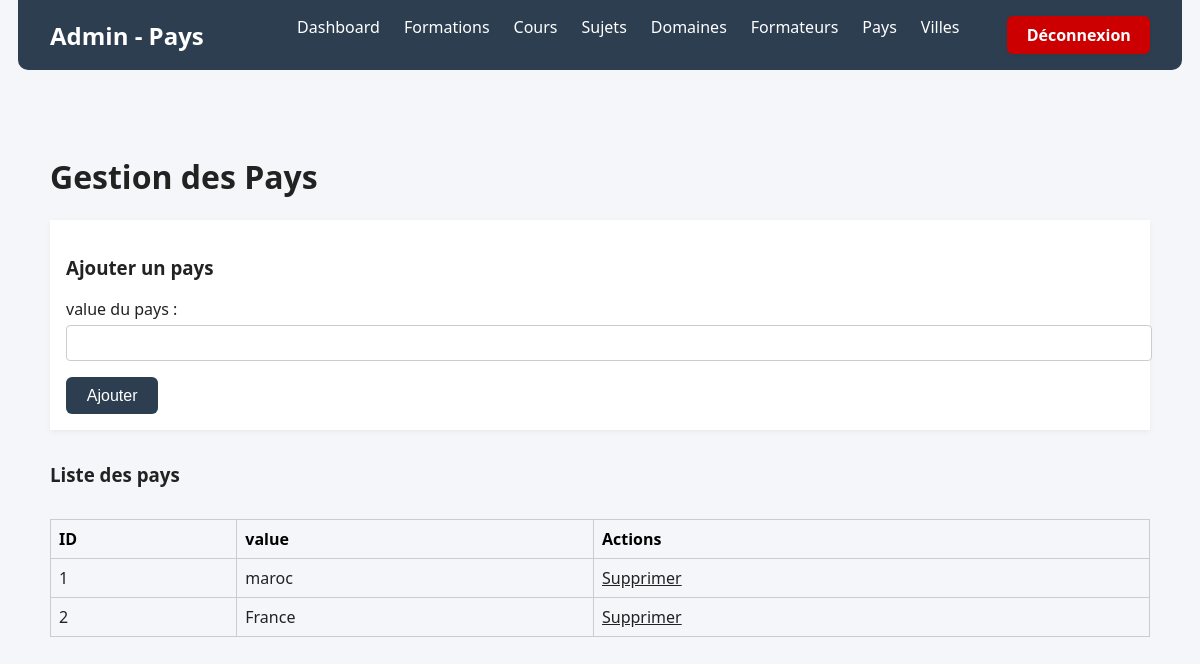
The page /admin/pays.php on the database its author committed.
### tables this page shows
CREATE TABLE `pays` (
  `id` int NOT NULL,
  `value` varchar(100) NOT NULL
);

### admin/pays.php (the view, shortened to what this page needs)
<?php
include '../includes/db.php';
$pays = $pdo->query('SELECT * FROM pays')->fetchAll(PDO::FETCH_ASSOC);
?>
<!DOCTYPE html>
<html lang="fr">
<head>
    <link rel="stylesheet" href="../assets/style.css">
</head>
<body>
    <header>
        <nav class="container">
            <h2>Admin - Pays</h2>
            <ul>
                <li><a href="dashboard.php">Dashboard</a></li>
                <li><a href="formations.php">Formations</a></li>
                <li><a href="cours.php">Cours</a></li>
                <li><a href="sujets.php">Sujets</a></li>
                <li><a href="domains.php">Domaines</a></li>
                <li><a href="formateurs.php">Formateurs</a></li>
                <li><a href="pays.php">Pays</a></li>
                <li><a href="villes.php">Villes</a></li>
                <li><a href="../logout.php" class="logout-btn">Déconnexion</a></li>
            </ul>
        </nav>
    </header>
    <main class="container">
        <h1>Gestion des Pays</h1>
        <form class="admin-form" method="post" action="?action=add">
            <h3>Ajouter un pays</h3>
            <label for="value">value du pays :</label>
            <input type="text" name="value" id="value" required>
            <button type="submit">Ajouter</button>
        </form>
        <h3>Liste des pays</h3>
        <table class="admin-table">
            <thead>
                <tr>
                    <th>ID</th>
                    <th>value</th>
                    <th>Actions</th>
                </tr>
            </thead>
            <tbody>
                <?php foreach ($pays as $p): ?>
                    <tr>
                        <td><?= htmlspecialchars($p['id']) ?></td>
                        <td><?= htmlspecialchars($p['value']) ?></td>
                        <td class="admin-actions">
                            <a href="?action=delete&id=<?= $p['id'] ?>" onclick="return confirm('Supprimer ce pays ?');">Supprimer</a>
                        </td>
                    </tr>
                <?php endforeach; ?>
            </tbody>
        </table>
    </main>
</body>
</html>

### assets/style.css (style rules this page uses)
body { background: #f4f6fa; font-family: 'Segoe UI', Arial, sans-serif; margin: 0; color: #222; }
.container { max-width: 1100px; margin: 0 auto; padding: 2rem 1rem; }
.admin-table { width: 100%; border-collapse: collapse; margin-top: 2rem; }
.admin-table th, .admin-table td { border: 1px solid #ccc; padding: 0.5rem; text-align: left; }
.admin-table th { background: var(--primary); color: black; }
.admin-actions a { margin-right: 0.5rem; color: var(--primary); }
.admin-form { background: #fff; padding: 1rem; border-radius: var(--radius); box-shadow: 0 2px 5px rgba(0, 0, 0, 0.05); margin-bottom: 2rem; }
.admin-form label { display: block; margin-bottom: 0.3rem; }
.admin-form input, .admin-form select { width: 100%; margin-bottom: 1rem; padding: 0.5rem; }
nav.container { display: flex; align-items: center; justify-content: space-between; background: #2d3e50; padding: 1rem 2rem; border-radius: 0 0 10px 10px; margin-bottom: 2rem; }
nav.container h2 { color: #fff; margin: 0; font-size: 1.5rem; }
nav.container ul { list-style: none; display: flex; gap: 1.5rem; margin: 0; padding: 0; }
nav.container ul li a { color: #fff; text-decoration: none; font-weight: 500; transition: color 0.2s; }
nav.container .logout-btn { background: #c00; color: #fff !important; padding: 0.5rem 1.2rem; border-radius: 6px; font-weight: 600; margin-left: 1.5rem; transition: background 0.2s, color 0.2s; box-shadow: 0 1px 4px #0001; border: none; text-decoration: none; display: inline-block; }
button, .btn { background: #2d3e50; color: #fff; border: none; border-radius: 6px; padding: 0.6rem 1.3rem; font-size: 1rem; font-weight: 500; cursor: pointer; transition: background 0.2s; }
table { width: 100%; border-collapse: collapse; margin-top: 2rem; }
table th, table td { border: 1px solid #ddd; padding: 0.6rem 0.5rem; text-align: left; }
table th { background: #2d3e50; color: #fff; }
form { background: #fff; padding: 1.2rem; border-radius: 8px; box-shadow: 0 2px 5px rgba(0,0,0,0.05); margin-bottom: 2rem; }
form label { display: block; margin-bottom: 0.3rem; font-weight: 500; }
form input, form select, form textarea { width: 100%; margin-bottom: 1rem; padding: 0.5rem; border-radius: 4px; border: 1px solid #ccc; font-size: 1rem; }

### rows shown on the page
pays: id "1", value "maroc"
pays: id "2", value "France"
